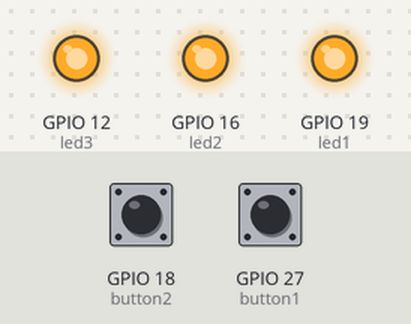
A program run on a simulated Raspberry Pi (BCM pin numbers). Shown: output pins drawn as LEDs (lit = HIGH). The test bench sets the inputs (shaded band); at power-on: GPIO 27 (button1) HIGH, GPIO 18 (button2) HIGH.

Above: at 1.2 s.
1.3 s: GPIO 27 (button1) pulled LOW for 0.15 s
At 2.1 s:
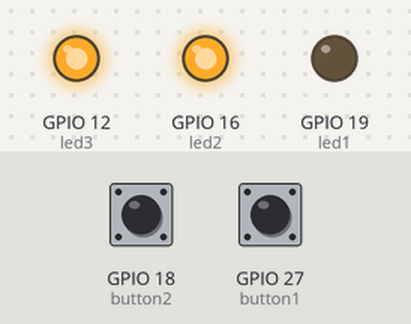
At 12.1 s:
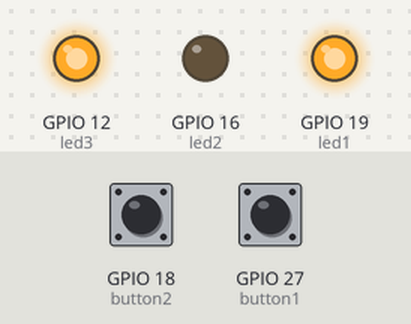
Timing chart, 0 to 15.9 s (numbered marks = the images above; inputs shaded):
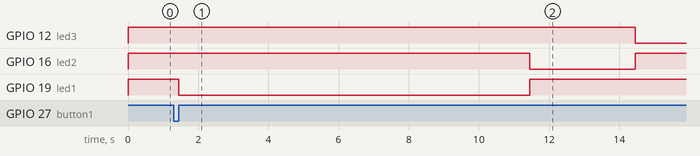

Measured:
- after the input at 1.3 s, GPIO 12 (led3): HIGH → LOW after 13.2 s; GPIO 16 (led2): HIGH → LOW after 10.2 s, → HIGH 3.0 s later; GPIO 19 (led1): HIGH → LOW after 0.15 s, → HIGH 10.0 s later

The program:

01_traffic_light_led.py
```python
#!/usr/bin/python3
import RPi.GPIO as gpio
import time

gpio.setmode(gpio.BCM)

led1 = 19
led2 = 16
led3 = 12

button1 = 27
button2 = 18
button3 = 17


flag = False

gpio.setup(led1, gpio.OUT)
gpio.setup(led2, gpio.OUT)
gpio.setup(led3, gpio.OUT)

gpio.output(led1, gpio.HIGH)
gpio.output(led2, gpio.HIGH)
gpio.output(led3, gpio.HIGH)

gpio.setup(button1, gpio.IN, pull_up_down = gpio.PUD_UP)
gpio.setup(button2, gpio.IN, pull_up_down = gpio.PUD_UP)

def onStart(arg):
         global flag
         flag = True

def onStop(arg):
         global flag
         flag = False

def run():
    global flag
    for index in range(10): # Green
        gpio.output(led1, gpio.LOW)
        gpio.output(led2, gpio.HIGH)
        gpio.output(led3, gpio.HIGH)
        time.sleep(1)
        if (flag == False):
            return
    for index in range(3): # Orange
        gpio.output(led1, gpio.HIGH)
        gpio.output(led2, gpio.LOW)
        gpio.output(led3, gpio.HIGH)
        time.sleep(1)
        if (flag == False):
            return
    for index in range(7): # Red
        gpio.output(led1, gpio.HIGH)
        gpio.output(led2, gpio.HIGH)
        gpio.output(led3, gpio.LOW)
        time.sleep(1)
        if (flag == False):
                return

def main():
        gpio.add_event_detect(button1, gpio.RISING, callback = onStart, bouncetime=200)
        gpio.add_event_detect(button2, gpio.RISING, callback = onStop, bouncetime=200)

        while True:
                if flag == True:
                        run()


try:
        main()
except KeyboardInterrupt:
       pass
except Exception as exception:
        print(exception)
finally:
        gpio.cleanup()
```
